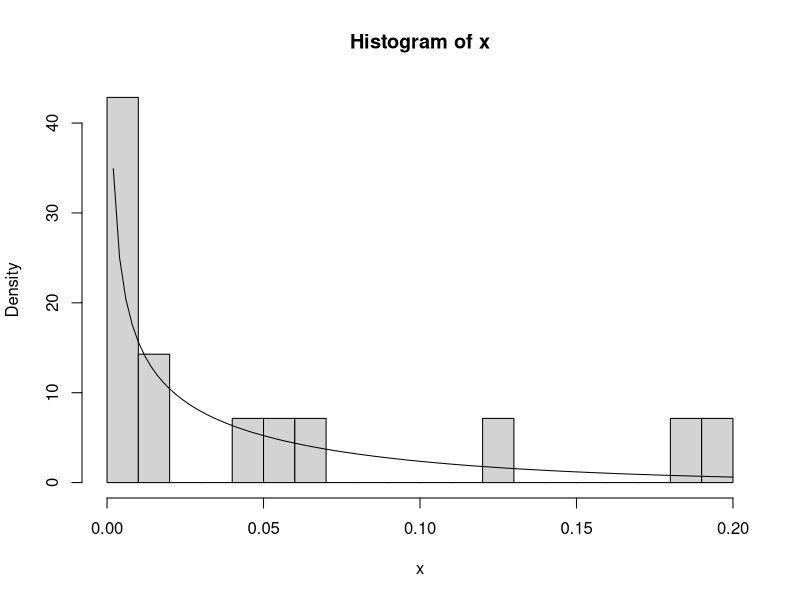
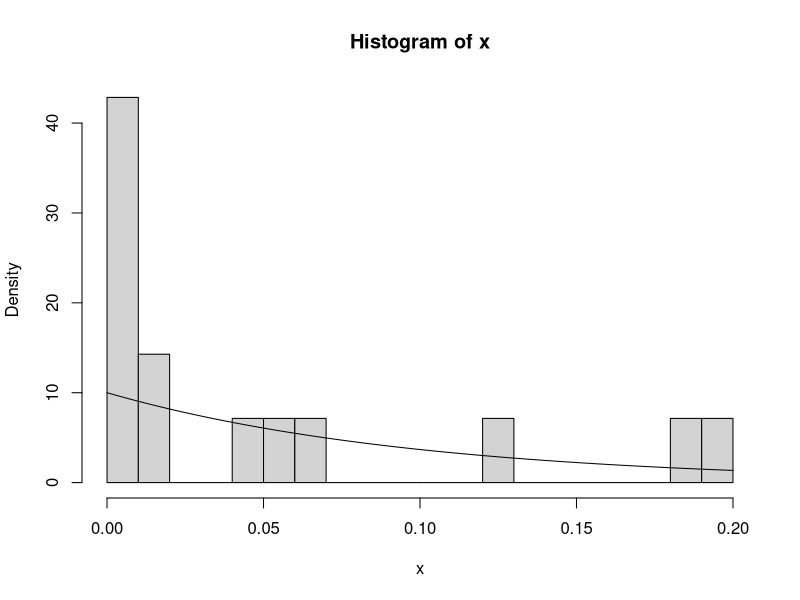
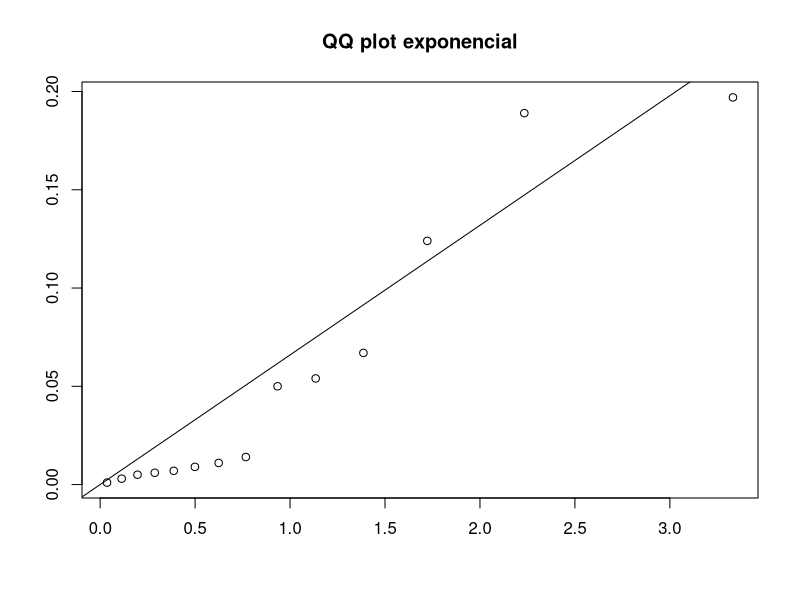

R code for these plots, in order:
x<-c(0.7, 1.4, 19.7, 0.1, 12.4, 1.1, 0.5, 18.9, 5.0, 0.3, 0.6, 5.4, 6.7, 0.9)/100
n<-length(x)
va<-var(x)*(n-1)/n
bar<-mean(x)
a<-bar^2*(1-bar)/va-bar
b<-(1-bar)*(bar*(1-bar)/va-1)

hist(x,breaks=20,freq=F)
curve(dbeta(x,a,b),add=T)


hist(x,breaks=20,freq=F)
curve(dexp(x,rate=1/mean(x)),add=T)



### QQ plot exponencial

qq.exp<-function(y){
y<-sort(y)
n<-length(y)
j<-c(1:n)
percen<--log(1-(j-0.5)/n)
plot(percen,y,xlab="",ylab="",main="QQ plot exponencial")
}

qq.exp.line<-function(y){
y<-sort(y)
n<-length(y)
j<-c(1:n)
percen<--log(1-(j-0.5)/n)
abline(0,1/lm(percen ~ y-1)$coef)
return(lm(percen ~ y-1)$coef)
}

qq.exp(x)
qq.exp.line(x)
